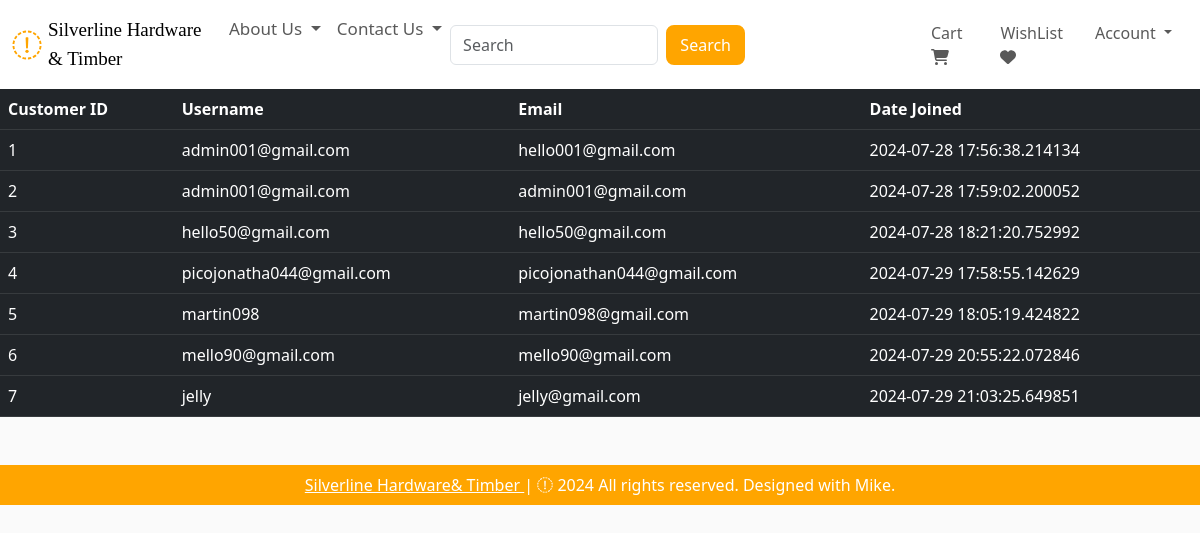
Page /customers (signed in) on the committed database.
### baakipay/models.py (models this page shows, shortened)
class Customer(db.Model, UserMixin):
    id = db.Column(db.Integer, primary_key=True)
    email = db.Column(db.String(100), unique=True)
    username = db.Column(db.String(100))
    password_hash = db.Column(db.String(150))
    date_joined = db.Column(db.DateTime(), default=datetime.utcnow)
    cart_items = db.relationship('Cart', backref='customer', lazy=True)
    orders = db.relationship('Order', back_populates='customer', lazy=True)
    complaints = db.relationship('Complaint', backref='customer', lazy=True)
    @property
    def password(self):
        raise AttributeError('Password is not a readable Attribute')

### baakipay/admin.py (the view)
@admin.route('/customers')
@login_required
def display_customers():
    if current_user.id == 1:
        customers = Customer.query.all()
        return render_template('customers.html', customers=customers)
    return render_template('404.html')

### baakipay/templates/customers.html (shortened to what this page needs)
{% extends 'base.html' %}
{% block body %}
<table class="table table-dark table-hover">
    <thead>
        <tr>
            <th scope="col">Customer ID</th>
            <th scope="col">Username</th>
            <th scope="col">Email</th>
            <th scope="col">Date Joined</th>
        </tr>
    </thead>
    <tbody>
        {% for customer in customers %}
        <tr>
        <td>{{ customer.id }}</td>
        <td>{{ customer.username }}</td>
        <td>{{ customer.email }}</td>
        <td>{{ customer.date_joined }}</td>
        </tr>
        {% endfor %}
    </tbody>
</table>
{% endblock %}

### baakipay/templates/base.html (shortened to what this page needs)
<!DOCTYPE html>
<html lang="en">
<head>
    <link rel="stylesheet" href="https://cdnjs.cloudflare.com/ajax/libs/bootstrap-icons/1.10.5/font/bootstrap-icons.min.css" />
    <link rel="stylesheet" href="{{ url_for('static', filename='css/all.min.css') }}">
    <link rel="stylesheet" href="{{ url_for('static', filename='css/bootstrap.min.css') }}">
    <link rel="stylesheet" href="{{ url_for('static', filename='css/style.css') }}">
</head>
<body style="background-color: #fafafa;">
    <nav class="navbar navbar-expand-lg" style="background-color: white;">
      <div class="container-fluid">
        <a class="navbar-brand" href="#" style="color: orange; font-size: 30px; margin-right: -2px;">
          <i class="fa-brands fa-Silverline Hardware"></i>
        </a>
        <div class="collapse navbar-collapse" id="navbarSupportedContent">
          <ul class="navbar-nav me-auto mb-2 mb-lg-0">
  <li class="nav-item">
    <a class="nav-link active" aria-current="page" href="/" style="font-family: cursive; font-size: 19px;">Silverline Hardware & Timber</a>
  </li>
  <li class="nav-item dropdown">
    <a class="nav-link dropdown-toggle text-grey" href="#" role="button" data-bs-toggle="dropdown" aria-expanded="false" style="font-size: 17px;">
      About Us
    </a>
  </li>
  <li class="nav-item dropdown">
    <a class="nav-link dropdown-toggle text-grey" href="#" role="button" data-bs-toggle="dropdown" aria-expanded="false" style="font-size: 17px;">
      Contact Us
    </a>
  </li>
</ul>
          <form class="d-flex" role="search" action="/search" style="margin-right: 170px;" method="POST">
            <input class="form-control me-2" name="search" type="search" placeholder="Search" aria-label="Search">
            <button class="btn" type="submit">Search</button>
          </form>
        </div>
        <ul class="navbar-nav me-auto mb-2 mb-lg-0">
          <li class="nav-item mx-2" id="items">
            {% if cart | length < 1 %}
            <a class="nav-link text-grey" href="/cart"> Cart
              <i class="fa-solid fa-cart-shopping"></i>
            </a>
            {% else %}
            <a class="nav-link text-grey" href="/cart"><span class="badge bg-success"></span> Cart
              <i class="bi bi-{{ cart | length }}-square-fill"></i>
            </a>
            {% endif %}
          </li>
          <li class="nav-item mx-2" id="items">
            <a class="nav-link text-grey" href="#"> WishList
              <i class="fa-solid fa-heart"></i>
            </a>
          </li>
          <li class="nav-item dropdown mx-2">
            <a class="nav-link dropdown-toggle text-grey" href="#" role="button", id="profileDropdown"
            data-bs-toggle="dropdown" aria-hidden="false">
              Account
            </a>
          </li>
        </ul>
      </div>
    </nav>
    {% block body %}
    {% endblock %}
    <footer class="container-fluid  text-center p-2 mt-5" style="background-color: orange; color: white;">
      <a href="https://github.com/Frost-Codes" style="color: white;">Silverline Hardware& Timber </a> | <span>
        <i class="fa-sharp fa-regular fa-copyright"></i></span> 2024 All rights reserved. Designed with Mike.
    </footer>
</body>
</body>
</html>

### baakipay/static/css/style.css (style rules this page uses)
.d-flex .btn { background: orange; border: 2px solid orange; border-radius: 8px; color: #fff; }

### rows in the picture
Customer: id "1", username "admin001@gmail.com", email "hello001@gmail.com", date_joined "2024-07-28 17:56:38.214134"
Customer: id "2", username "admin001@gmail.com", email "admin001@gmail.com", date_joined "2024-07-28 17:59:02.200052"
Customer: id "3", username "hello50@gmail.com", email "hello50@gmail.com", date_joined "2024-07-28 18:21:20.752992"
Customer: id "4", username "picojonatha044@gmail.com", email "picojonathan044@gmail.com", date_joined "2024-07-29 17:58:55.142629"
Customer: id "5", username "martin098", email "martin098@gmail.com", date_joined "2024-07-29 18:05:19.424822"
Customer: id "6", username "mello90@gmail.com", email "mello90@gmail.com", date_joined "2024-07-29 20:55:22.072846"
Customer: id "7", username "jelly", email "jelly@gmail.com", date_joined "2024-07-29 21:03:25.649851"
